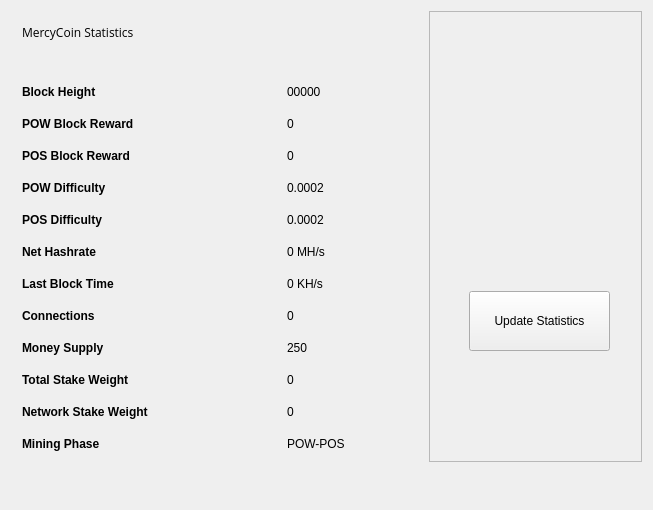
<?xml version="1.0" encoding="UTF-8"?>
<ui version="4.0">
 <class>StatisticsPage</class>
 <widget class="QWidget" name="StatisticsPage">
  <property name="windowModality">
   <enum>Qt::NonModal</enum>
  </property>
  <property name="geometry">
   <rect>
    <x>0</x>
    <y>0</y>
    <width>653</width>
    <height>510</height>
   </rect>
  </property>
  <property name="windowTitle">
   <string>Digging</string>
  </property>
  <property name="styleSheet">
   <string notr="true">font-family:'Open Sans, sans-serif';</string>
  </property>
  <layout class="QGridLayout" name="gridLayout">
   <property name="sizeConstraint">
    <enum>QLayout::SetMaximumSize</enum>
   </property>
   <item row="0" column="1">
    <widget class="QFrame" name="frame">
     <property name="minimumSize">
      <size>
       <width>213</width>
       <height>0</height>
      </size>
     </property>
     <property name="frameShape">
      <enum>QFrame::StyledPanel</enum>
     </property>
     <property name="frameShadow">
      <enum>QFrame::Raised</enum>
     </property>
     <widget class="QPushButton" name="startButton">
      <property name="geometry">
       <rect>
        <x>40</x>
        <y>280</y>
        <width>141</width>
        <height>60</height>
       </rect>
      </property>
      <property name="sizePolicy">
       <sizepolicy hsizetype="Fixed" vsizetype="Fixed">
        <horstretch>0</horstretch>
        <verstretch>0</verstretch>
       </sizepolicy>
      </property>
      <property name="minimumSize">
       <size>
        <width>120</width>
        <height>60</height>
       </size>
      </property>
      <property name="autoFillBackground">
       <bool>false</bool>
      </property>
      <property name="styleSheet">
       <string notr="true"/>
      </property>
      <property name="text">
       <string>Update Statistics</string>
      </property>
     </widget>
     <widget class="QLabel" name="label">
      <property name="geometry">
       <rect>
        <x>10</x>
        <y>10</y>
        <width>191</width>
        <height>191</height>
       </rect>
      </property>
      <property name="text">
       <string/>
      </property>
      <property name="pixmap">
       <pixmap resource="../bitcoin.qrc">:/icons/coinbg</pixmap>
      </property>
      <property name="scaledContents">
       <bool>true</bool>
      </property>
     </widget>
    </widget>
   </item>
   <item row="0" column="0">
    <widget class="QFrame" name="gridFrame_2">
     <layout class="QGridLayout" name="gridLayout_4">
      <item row="3" column="0">
       <layout class="QFormLayout" name="formLayout_2">
        <property name="fieldGrowthPolicy">
         <enum>QFormLayout::FieldsStayAtSizeHint</enum>
        </property>
        <property name="horizontalSpacing">
         <number>139</number>
        </property>
        <property name="verticalSpacing">
         <number>18</number>
        </property>
        <property name="rightMargin">
         <number>0</number>
        </property>
        <item row="1" column="0">
         <widget class="QLabel" name="label_14">
          <property name="text">
           <string>&lt;html&gt;&lt;head/&gt;&lt;body&gt;&lt;p&gt;&lt;span style=&quot; font-weight:600;&quot;&gt;Block Height&lt;/span&gt;&lt;/p&gt;&lt;/body&gt;&lt;/html&gt;</string>
          </property>
         </widget>
        </item>
        <item row="1" column="1">
         <widget class="QLabel" name="heightBox">
          <property name="text">
           <string>00000</string>
          </property>
         </widget>
        </item>
        <item row="2" column="0">
         <widget class="QLabel" name="label_12">
          <property name="text">
           <string>&lt;html&gt;&lt;head/&gt;&lt;body&gt;&lt;p&gt;&lt;span style=&quot; font-weight:600;&quot;&gt;POW Block Reward&lt;/span&gt;&lt;/p&gt;&lt;/body&gt;&lt;/html&gt;</string>
          </property>
         </widget>
        </item>
        <item row="2" column="1">
         <widget class="QLabel" name="rewardBox">
          <property name="text">
           <string>0</string>
          </property>
         </widget>
        </item>
        <item row="3" column="0">
         <widget class="QLabel" name="label_17">
          <property name="text">
           <string>&lt;html&gt;&lt;head/&gt;&lt;body&gt;&lt;p&gt;&lt;span style=&quot; font-weight:600;&quot;&gt;POS Block Reward&lt;/span&gt;&lt;/p&gt;&lt;/body&gt;&lt;/html&gt;</string>
          </property>
         </widget>
        </item>
        <item row="3" column="1">
         <widget class="QLabel" name="posrewardBox">
          <property name="text">
           <string>0</string>
          </property>
         </widget>
        </item>
        <item row="4" column="0">
         <widget class="QLabel" name="label_13">
          <property name="text">
           <string>&lt;html&gt;&lt;head/&gt;&lt;body&gt;&lt;p&gt;&lt;span style=&quot; font-weight:600;&quot;&gt;POW Difficulty&lt;/span&gt;&lt;/p&gt;&lt;/body&gt;&lt;/html&gt;</string>
          </property>
         </widget>
        </item>
        <item row="4" column="1">
         <widget class="QLabel" name="diffBox">
          <property name="text">
           <string>0.0002</string>
          </property>
         </widget>
        </item>
        <item row="5" column="0">
         <widget class="QLabel" name="label_9">
          <property name="text">
           <string>&lt;html&gt;&lt;head/&gt;&lt;body&gt;&lt;p&gt;&lt;span style=&quot; font-weight:600;&quot;&gt;POS Difficulty&lt;/span&gt;&lt;/p&gt;&lt;/body&gt;&lt;/html&gt;</string>
          </property>
         </widget>
        </item>
        <item row="5" column="1">
         <widget class="QLabel" name="diffBox2">
          <property name="text">
           <string>0.0002</string>
          </property>
         </widget>
        </item>
        <item row="6" column="1">
         <widget class="QLabel" name="pawrateBox">
          <property name="text">
           <string>0 MH/s</string>
          </property>
         </widget>
        </item>
        <item row="7" column="0">
         <widget class="QLabel" name="label3_2">
          <property name="sizePolicy">
           <sizepolicy hsizetype="Preferred" vsizetype="Maximum">
            <horstretch>0</horstretch>
            <verstretch>0</verstretch>
           </sizepolicy>
          </property>
          <property name="text">
           <string>&lt;html&gt;&lt;head/&gt;&lt;body&gt;&lt;p&gt;&lt;span style=&quot; font-weight:600;&quot;&gt;Last Block Time&lt;/span&gt;&lt;/p&gt;&lt;/body&gt;&lt;/html&gt;</string>
          </property>
         </widget>
        </item>
        <item row="7" column="1">
         <widget class="QLabel" name="localBox">
          <property name="text">
           <string>0 KH/s</string>
          </property>
         </widget>
        </item>
        <item row="8" column="0">
         <widget class="QLabel" name="label1_2">
          <property name="text">
           <string>&lt;html&gt;&lt;head/&gt;&lt;body&gt;&lt;p&gt;&lt;span style=&quot; font-weight:600;&quot;&gt;Connections&lt;/span&gt;&lt;/p&gt;&lt;/body&gt;&lt;/html&gt;</string>
          </property>
         </widget>
        </item>
        <item row="8" column="1">
         <widget class="QLabel" name="connectionBox">
          <property name="text">
           <string>0</string>
          </property>
         </widget>
        </item>
        <item row="9" column="0">
         <widget class="QLabel" name="label_8">
          <property name="text">
           <string>&lt;html&gt;&lt;head/&gt;&lt;body&gt;&lt;p&gt;&lt;span style=&quot; font-weight:600;&quot;&gt;Money Supply&lt;/span&gt;&lt;/p&gt;&lt;/body&gt;&lt;/html&gt;</string>
          </property>
         </widget>
        </item>
        <item row="9" column="1">
         <widget class="QLabel" name="volumeBox">
          <property name="text">
           <string>250</string>
          </property>
         </widget>
        </item>
        <item row="10" column="0">
         <widget class="QLabel" name="label_10">
          <property name="text">
           <string>&lt;html&gt;&lt;head/&gt;&lt;body&gt;&lt;p&gt;&lt;span style=&quot; font-weight:600;&quot;&gt;Total Stake Weight&lt;/span&gt;&lt;/p&gt;&lt;/body&gt;&lt;/html&gt;</string>
          </property>
         </widget>
        </item>
        <item row="10" column="1">
         <widget class="QLabel" name="minBox">
          <property name="text">
           <string>0</string>
          </property>
         </widget>
        </item>
        <item row="11" column="0">
         <widget class="QLabel" name="label_11">
          <property name="text">
           <string>&lt;html&gt;&lt;head/&gt;&lt;body&gt;&lt;p&gt;&lt;span style=&quot; font-weight:600;&quot;&gt;Network Stake Weight&lt;/span&gt;&lt;/p&gt;&lt;/body&gt;&lt;/html&gt;</string>
          </property>
         </widget>
        </item>
        <item row="11" column="1">
         <widget class="QLabel" name="maxBox">
          <property name="text">
           <string>0</string>
          </property>
         </widget>
        </item>
        <item row="12" column="0">
         <widget class="QLabel" name="label_15">
          <property name="text">
           <string>&lt;html&gt;&lt;head/&gt;&lt;body&gt;&lt;p&gt;&lt;span style=&quot; font-weight:600;&quot;&gt;Mining Phase&lt;/span&gt;&lt;/p&gt;&lt;/body&gt;&lt;/html&gt;</string>
          </property>
         </widget>
        </item>
        <item row="12" column="1">
         <widget class="QLabel" name="cBox">
          <property name="text">
           <string>POW-POS</string>
          </property>
         </widget>
        </item>
        <item row="6" column="0">
         <widget class="QLabel" name="label_16">
          <property name="text">
           <string>&lt;html&gt;&lt;head/&gt;&lt;body&gt;&lt;p&gt;&lt;span style=&quot; font-weight:600;&quot;&gt;Net Hashrate&lt;/span&gt;&lt;/p&gt;&lt;/body&gt;&lt;/html&gt;</string>
          </property>
         </widget>
        </item>
       </layout>
      </item>
      <item row="1" column="0">
       <layout class="QHBoxLayout" name="horizontalLayout_4">
        <property name="spacing">
         <number>7</number>
        </property>
        <item>
         <widget class="QLabel" name="label_5">
          <property name="font">
           <font>
            <family>Open Sans, sans-serif</family>
           </font>
          </property>
          <property name="text">
           <string>MercyCoin Statistics</string>
          </property>
         </widget>
        </item>
        <item>
         <spacer name="horizontalSpacer_2">
          <property name="orientation">
           <enum>Qt::Horizontal</enum>
          </property>
          <property name="sizeHint" stdset="0">
           <size>
            <width>40</width>
            <height>20</height>
           </size>
          </property>
         </spacer>
        </item>
       </layout>
      </item>
      <item row="2" column="0">
       <spacer name="verticalSpacer_2">
        <property name="orientation">
         <enum>Qt::Vertical</enum>
        </property>
        <property name="sizeHint" stdset="0">
         <size>
          <width>20</width>
          <height>40</height>
         </size>
        </property>
       </spacer>
      </item>
     </layout>
    </widget>
   </item>
   <item row="1" column="0">
    <spacer name="verticalSpacer">
     <property name="orientation">
      <enum>Qt::Vertical</enum>
     </property>
     <property name="sizeHint" stdset="0">
      <size>
       <width>20</width>
       <height>40</height>
      </size>
     </property>
    </spacer>
   </item>
  </layout>
 </widget>
 <layoutdefault spacing="6" margin="11"/>
 <resources>
  <include location="../bitcoin.qrc"/>
 </resources>
 <connections/>
</ui>
